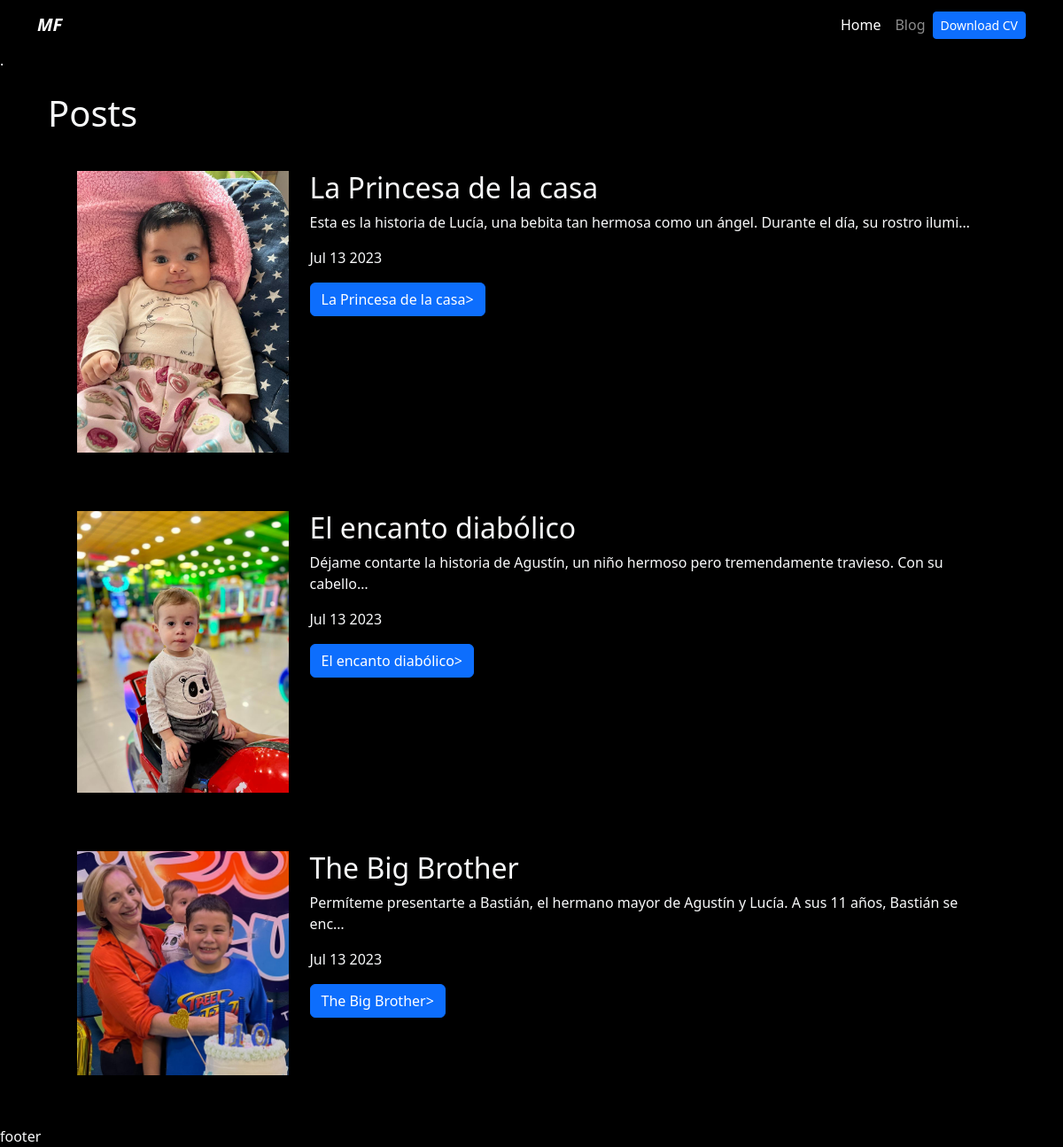
Screenshot of /blog/ with the database file from the repository.
### blog/models.py (models this page shows)
class Post(models.Model):
    title = models.CharField(max_length=100)
    description = models.TextField()
    image = models.ImageField(upload_to='blog/images')
    date = models.DateField(datetime.date.today)

### blog/views.py (the view)
# urls.py: path('', render_posts, name='posts'),
def render_posts(request):
    posts = Post.objects.all()
    return render(request, 'posts.html', {'posts' : posts})

### blog/templates/posts.html
{% extends 'layout.html' %}
{% block content %}
<h1>Posts</h1>
{% for post in posts %}
<div class="p-3">
    <div class="card card-body bg-black">
        <div class="row">
            <div class="col-3">
            <img src="{{post.image.url}}" alt="{{post.title}}" class="img-fluid" />
        </div>
        <div class="col-9">
        <h2>{{post.title}}</h2>
        <p>{{post.description|striptags|truncatechars:100}}</p>
        <p>{{post.date|date:'M d Y'}}</p>
        <a href="{% url 'blog:post_detail' post.id %}" class="btn btn-primary">{{post.title}}></a>
        </div>
    </div>
  </div>
</div>
{% endfor %}
{% endblock %}

### portfolio/static/main.css (style rules this page uses)
body { background-color: black; }
.bg-black { background-color: #000; }

### rows the page displays
Post: image (picture), title "La Princesa de la casa", description "Esta es la historia de Lucía, una bebita tan hermosa como un ángel. Durante el día, su rostro ilumi…", date "Jul 13 2023"
Post: image (picture), title "El encanto diabólico", description "Déjame contarte la historia de Agustín, un niño hermoso pero tremendamente travieso. Con su cabello…", date "Jul 13 2023"
Post: image (picture), title "The Big Brother", description "Permíteme presentarte a Bastián, el hermano mayor de Agustín y Lucía. A sus 11 años, Bastián se enc…", date "Jul 13 2023"
